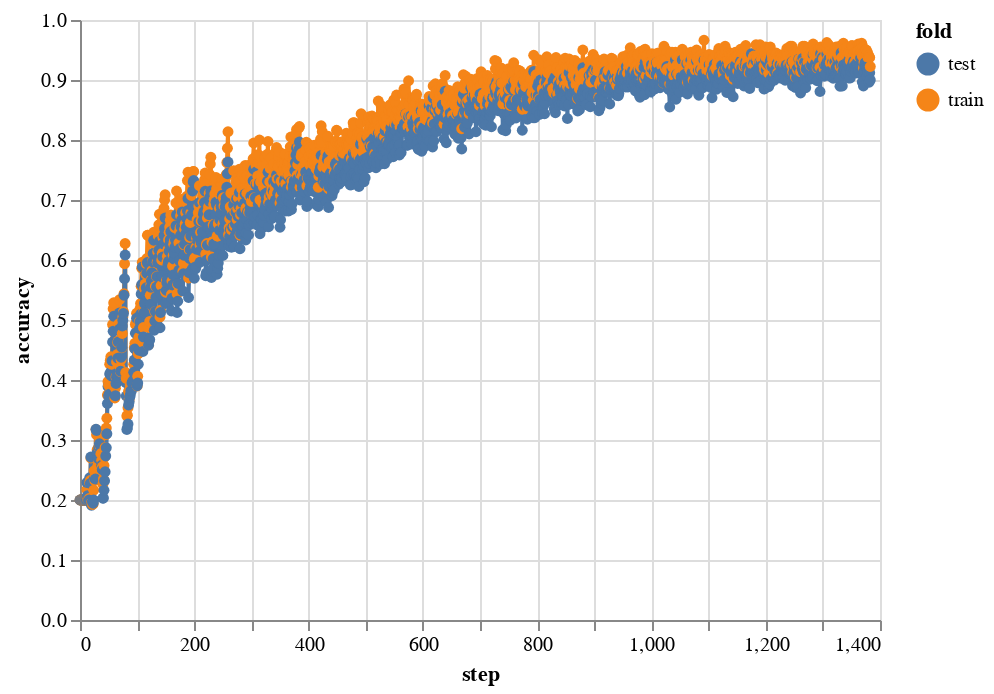

Notebook source saved alongside this figure:
### Code cell
n_tasksets = 1000
taskset_epochs = 10

rows = []
step = 0

for task_set_id, tasks in enumerate(tqdm(dataloader, total=n_tasksets)):
    
    if task_set_id > 25:
        taskset_epochs = 5
    if task_set_id > 50:
        taskset_epochs = 2
    if task_set_id > 100:
        taskset_epochs = 1

    for e in range(taskset_epochs):
        X_train, Y_train = tasks["train"]
        X_test, Y_test = tasks["test"]

        X_train, X_test, Y_train, Y_test = [t.to(device) for t in [X_train, X_test, Y_train, Y_test]]


        train_losses = []
        train_accs = []

        test_losses = []
        test_accs = []
        loss_sum = 0
        

        for t_id, (x_train, y_train, x_test, y_test) in enumerate(zip(X_train, Y_train, X_test, Y_test)):
        
            tn = hypernet(x_train, y_train)
            
            y_pred_train = tn(x_train)
            
            y_pred_test = tn(x_test)

            loss = loss_fn(y_pred_train, y_train) + loss_fn(y_pred_test, y_test)
            
            loss_sum = loss_sum + loss
            
            train_acc = (y_pred_train.argmax(dim=1) == y_train).sum() / len(y_train)
            
            train_losses.append(loss.item())
            train_accs.append(train_acc.item())
            
            test_acc = (y_pred_test.argmax(dim=1) == y_test).sum() / len(y_test)
            test_accs.append(test_acc.item())
            

        loss_sum.backward()
        h_opt.step()
        h_opt.zero_grad()
        
        train_row = {
            "step": step,
            "task_set_id": task_set_id,
            "epoch": e,
            "loss": np.mean(train_losses).item(),
            "accuracy":np.mean(train_accs).item(),
            "fold": "train",
        }
        
        test_row = {
            "step": step,
            "task_set_id": task_set_id,
            "epoch": e,
            "loss": np.mean(train_losses).item(),
            "accuracy":np.mean(test_accs).item(),
            "fold": "test",
        }
        rows.extend([train_row, test_row])
        step += 1
#         if e == taskset_epochs - 1:
#             print(row)
        
        df = pd.DataFrame(rows)
        chart = alt.Chart(data=df).mark_line(point=True).encode(x="step", y="accuracy", color="fold")
        clear_output()

        display(chart)
        
    
    if task_set_id == n_tasksets-1:
        break

### Figure 1 — Vega-Lite specification as saved in the notebook (floating-point values rounded to 4 significant figures; data arrays with more than 128 entries replaced by an {"elided": "..."} marker saying what was removed)
{"config": {"view": {"continuousWidth": 400, "continuousHeight": 300}}, "data": {"name": "data-f3bc8c4f7a51d7acd95fdd661cf922ca"}, "mark": {"type": "line", "point": true}, "encoding": {"color": {"type": "nominal", "field": "fold"}, "x": {"type": "quantitative", "field": "step"}, "y": {"type": "quantitative", "field": "accuracy"}}, "$schema": "https://vega.github.io/schema/vega-lite/v4.8.1.json", "datasets": {"data-f3bc8c4f7a51d7acd95fdd661cf922ca": {"elided": "2768 records"}}}
